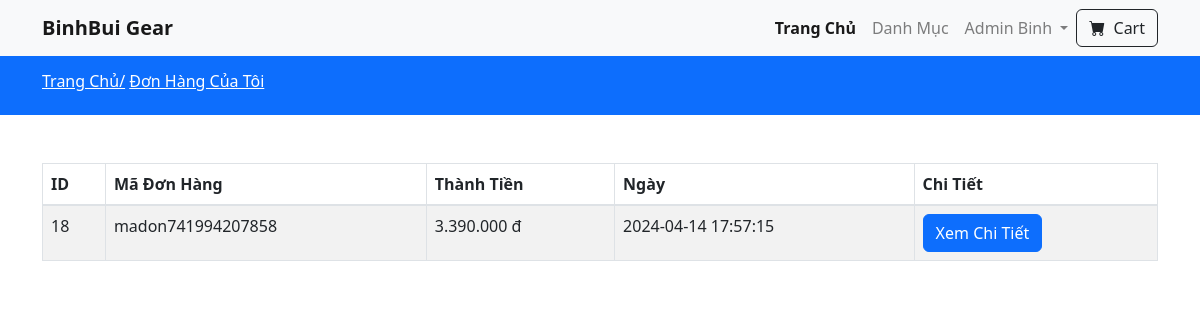
Screenshot of /my-orders.php (signed in) with the database file from the repository.
### tables this page shows
CREATE TABLE `orders` (
  `id` int(11) NOT NULL,
  `tracking_no` varchar(255) NOT NULL,
  `user_id` int(255) NOT NULL,
  `name` varchar(255) NOT NULL,
  `email` varchar(255) NOT NULL,
  `phone` int(255) NOT NULL,
  `address` varchar(255) NOT NULL,
  `pincode` int(255) NOT NULL,
  `total_price` int(255) NOT NULL,
  `payment_mode` varchar(255) NOT NULL,
  `payment_id` varchar(255) DEFAULT NULL,
  `status` tinyint(4) NOT NULL DEFAULT 0,
  `comments` varchar(255) DEFAULT NULL,
  `created_at` timestamp NOT NULL DEFAULT current_timestamp()
);

### functions/userfunctions.php (called while the page is built, shortened)
<?php
include('config/dbcon.php');
function getOrders(){
    global $con;
    $userId =  $_SESSION['auth_user']['user_id'];
    $query = "SELECT * FROM orders WHERE user_id = '$userId'ORDER BY id DESC";
    return $query_run = mysqli_query($con, $query);
}
?>

### my-orders.php (the view, shortened to what this page needs)
<?php
    include('functions/userfunctions.php');
    include('includes/header.php');
?>
<div class="py-3 bg-primary">
    <div class="container">
        <h6 class="text-white">
            <a href="index.php" class="text-white">Trang Chủ/</a>
            <a href="my-orders.php" class="text-white">Đơn Hàng Của Tôi</a>
        </h6>
    </div>
</div>
<div class="py-5">
    <div class="container">
        <div class="">
            <div class="row">
                <div class="col-md-12">
                    <table class="table table-bordered table-striped">
                        <thead>
                            <tr>
                                <th>ID</th>
                                <th>Mã Đơn Hàng</th>
                                <th>Thành Tiền</th>
                                <th>Ngày</th>
                                <th>Chi Tiết</th>
                            </tr>
                        </thead>
                        <tbody>
                                    <?php
                                    $orders =getOrders();
                                    if(mysqli_num_rows($orders)>0)
                                    {
                                        foreach($orders as $item){
                                            ?>
                                             <tr>
                                                <td> <?= $item['id'];?> </td>
                                                <td> <?= $item['tracking_no'];?> </td>
                                                <td> <?= number_format($item['total_price'], 0, ',', '.') ?> đ </td>
                                                <td> <?= $item['created_at'];?> </td>
                                                <td>
                                                    <a href="view-order.php?t=<?= $item['tracking_no'];?>" class="btn btn-primary">Xem Chi Tiết</a>
                                                </td>
                                            </tr>
                                            <?php
                                        }
                                    }else{
                                        ?>
                                             <tr>
                                                <td colspan="5"> No </td>
                                            </tr>
                                            <?php
                                    }
                                ?>
                        </tbody>
                    </table>
                </div>
            </div>
        </div>
    </div>
</div>
<?php include('includes/footer.php'); ?>

### rows the page displays
orders: id "18", tracking_no "madon741994207858", total_price "3.390.000", created_at "2024-04-14 17:57:15"

### other values shown
$_SESSION['auth_user']['name'] "Admin Binh"
